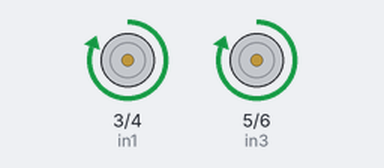
A sketch run on a simulated Arduino Uno, built with avr-gcc and run on an emulated ATmega328P. On the bench: motor-driver pin pairs drawn as motors (green arrow = first pin HIGH = forward, orange = second pin HIGH = backward, longer = more drive).

Above: at 2.5 s.
At 7.5 s:
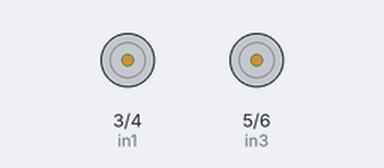
At 12.5 s:
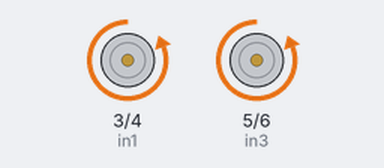
Timing chart, 0 to 19.5 s (numbered marks = the images above):
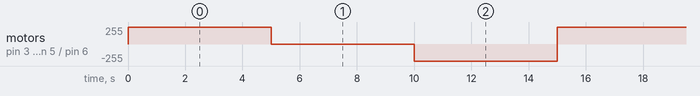

Measured:
- by itself, motor on pin 3 (in1) / pin 4 (in2), motor on pin 5 (in3) / pin 6 (in4): repeats every 15.0 s: stopped 5.0 s, backward 255/255 5.0 s, forward 255/255 5.0 s

The sketch:

H-bridge.ino
```cpp
int in1 = 3;
int in2 = 4;
int in3 = 5;
int in4 = 6;


void setup() {
  // put your setup code here, to run once:
pinMode(in1, OUTPUT);
pinMode(in2, OUTPUT);
pinMode(in3, OUTPUT);
pinMode(in4, OUTPUT);
}

void loop() {
  // put your main code here, to run repeatedly:

//Vehicle forward

//motor A forward
digitalWrite(in1, HIGH);
digitalWrite(in2, LOW);

//motor B forward
digitalWrite(in3, HIGH);
digitalWrite(in4, LOW);

delay(5000);

//Vehicle stop
//Motor A stop
digitalWrite(in1, LOW);
digitalWrite(in2, LOW);

//Motor B stop
digitalWrite(in3, LOW);
digitalWrite(in4, LOW);

delay (5000);

//Vehicle backwards
//Motor A stop
digitalWrite(in1, LOW);
digitalWrite(in2, HIGH);

//Motor B stop
digitalWrite(in3, LOW);
digitalWrite(in4, HIGH);

delay(5000);
}
```
